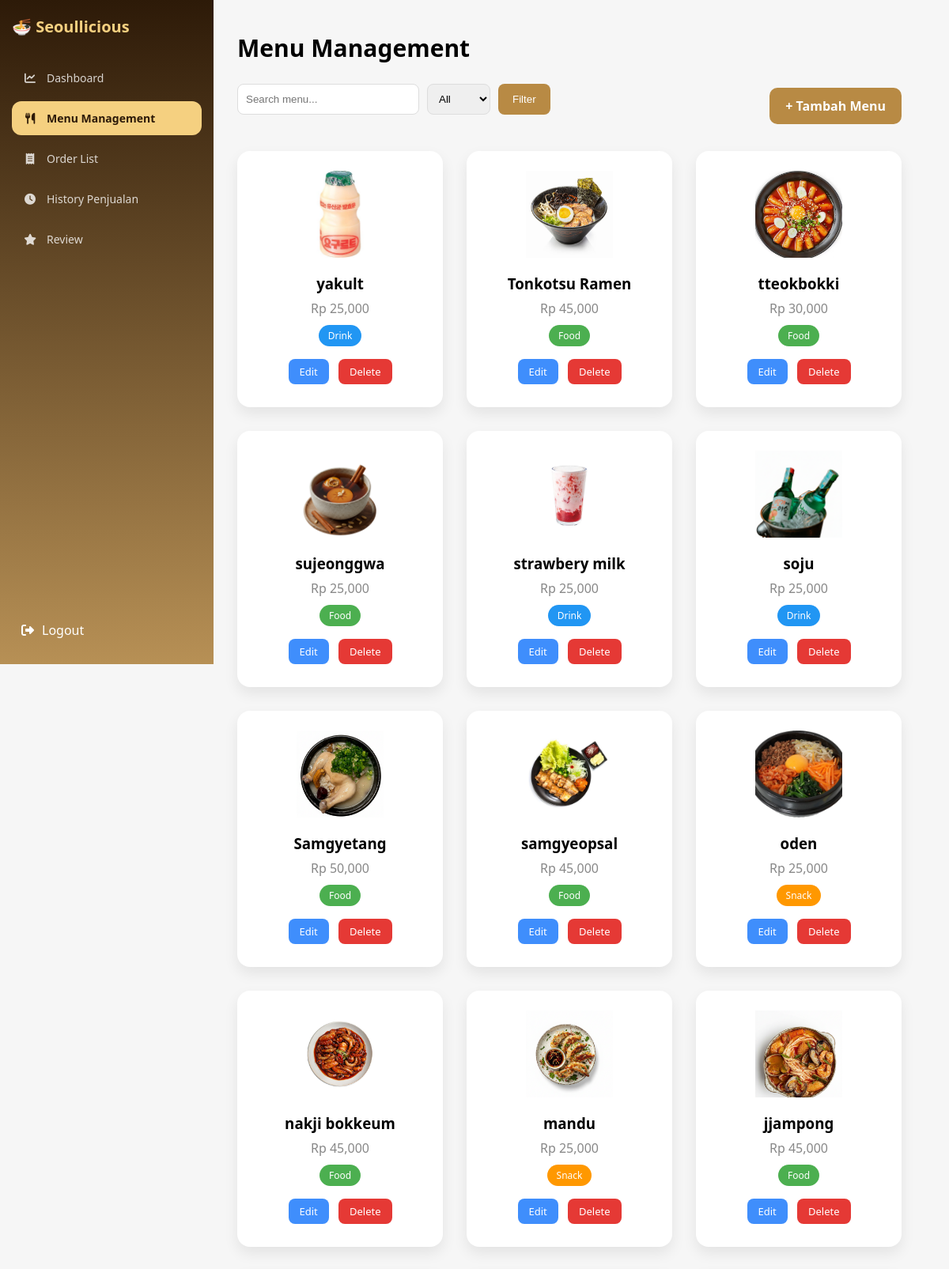
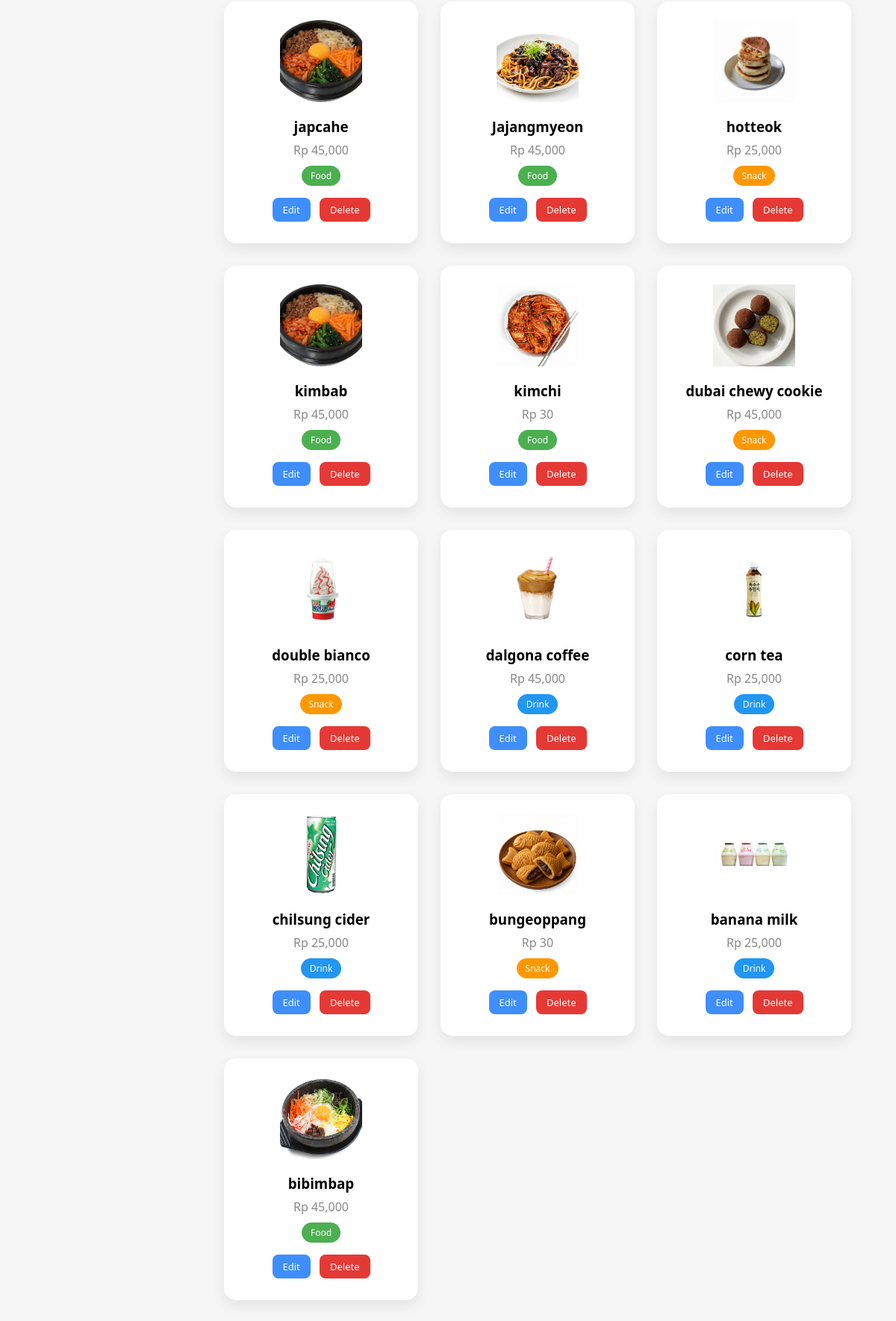
/admin/menu.php, run on the app's committed database (2 pictures, top to bottom).
### tables this page shows
CREATE TABLE `menu` (
  `id_menu` int(11) NOT NULL,
  `nama_menu` varchar(100) DEFAULT NULL,
  `kategori` varchar(50) DEFAULT NULL,
  `harga` int(11) DEFAULT NULL,
  `gambar` varchar(255) DEFAULT NULL
);

### admin/menu.php (the view, shortened to what this page needs)
<?php
include "../config/koneksi.php";
include "../admin/sidebar.php";
$search = $_GET['search'] ?? "";
$sql = "SELECT * FROM menu WHERE nama_menu LIKE '%$search%'";
$menu = mysqli_query($koneksi,$sql);
?>
<!DOCTYPE html>
<html>
<head>
</head>
<body>
<div class="main">
<div class="title">Menu Management</div>
<div class="top-bar">
<form method="GET" class="search-area">
<input type="text" name="search" placeholder="Search menu..."
value="<?php echo $search ?>">
<select name="kategori">
<option value="all">All</option>
</select>
<button>Filter</button>
</form>
<a class="btn-add" href="tambah_menu.php">
+ Tambah Menu
</a>
</div>
<div class="menu-grid">
<?php while($m=mysqli_fetch_assoc($menu)){ ?>
<div class="card">
<?php
$gambar = "../assets/".$m['gambar'];
if($m['gambar'] != "" && file_exists($gambar)){
    echo "<img src='../assets/".$m['gambar']."'>";
}else{
    echo "<img src='../assets/food.jpg'>";
}
?>
<h3><?php echo $m['nama_menu']; ?></h3>
<div class="price">
Rp <?php echo number_format($m['harga']); ?>
</div>
<span class="badge <?php echo $m['kategori']; ?>">
<?php echo ucfirst($m['kategori']); ?>
</span>
<br>
<a class="btn edit"
href="edit_menu.php?id=<?php echo $m['id_menu']; ?>">
Edit
</a>
<a class="btn delete"
onclick="return confirm('Hapus menu ini?')"
href="hapus_menu.php?id=<?php echo $m['id_menu']; ?>">
Delete
</a>
</div>
<?php } ?>
</div>
</div>
</body>
</html>

### admin/sidebar.php (shortened to what this page needs)
<?php
$current = basename($_SERVER['PHP_SELF']);
?>
<link rel="stylesheet" href="https://cdnjs.cloudflare.com/ajax/libs/font-awesome/6.5.0/css/all.min.css">
<div class="sidebar">
  <div class="logo">
    🍜 Seoullicious
  </div>
  <div class="menu">
    <a href="dashboard.php" class="<?= $current=='dashboard.php'?'active':'' ?>">
      <i class="fa fa-chart-line"></i> Dashboard
    </a>
    <a href="menu.php" class="<?= $current=='menu.php'?'active':'' ?>">
      <i class="fa fa-utensils"></i> Menu Management
    </a>
    <a href="order_list.php" class="<?= $current=='order_list.php'?'active':'' ?>">
      <i class="fa fa-receipt"></i> Order List
    </a>
    <a href="history.php" class="<?= $current=='history.php'?'active':'' ?>">
      <i class="fa fa-clock"></i> History Penjualan
    </a>
    <a href="review.php" class="nav-item"><i class="fas fa-star"></i> Review</a>
  </div>
  <div class="bottom">
    <a href="../auth/logout.php">
      <i class="fa fa-right-from-bracket"></i> Logout
    </a>
  </div>
</div>

### admin/sidebar.php (style rules this page uses)
body { margin:0; }
.sidebar { width:240px; height:100vh; background:linear-gradient(180deg,#2d1a08,#b79055); color:white; position:fixed; left:0; top:0; display:flex; flex-direction:column; padding:20px 15px; z-index:9999; }
.logo { font-size:20px; font-weight:800; color:#f5d080; margin-bottom:30px; }
.menu { display:flex; flex-direction:column; gap:8px; }
.menu a { display:flex; align-items:center; gap:12px; padding:12px 14px; border-radius:12px; text-decoration:none; color:rgba(255,255,255,0.8); transition:0.2s; font-size:14px; }
.menu a.active { background:#f5d080; color:#2d1a08; font-weight:600; }
.menu i { width:18px; text-align:center; }
.bottom { margin-top:auto; }
.bottom a { display:flex; align-items:center; gap:10px; padding:12px; border-radius:10px; color:white; text-decoration:none; }

### admin/menu.php (style rules this page uses)
body { margin:0; font-family:'Segoe UI',sans-serif; background:#f6f6f6; }
.main { margin-left:240px; padding:40px 60px; }
.title { font-size:30px; font-weight:700; margin-bottom:25px; }
.top-bar { display:flex; justify-content:space-between; align-items:center; margin-bottom:30px; }
.search-area { display:flex; gap:10px; }
.search-area input { padding:10px; border-radius:8px; border:1px solid #ddd; width:230px; }
.search-area select { padding:10px; border-radius:8px; border:1px solid #ddd; }
.search-area button { padding:10px 18px; border:none; background:#b88a44; color:white; border-radius:8px; cursor:pointer; }
.btn-add { background:#b88a44; padding:12px 20px; border-radius:10px; color:white; text-decoration:none; font-weight:600; }
.menu-grid { display:grid; grid-template-columns:repeat(auto-fill,minmax(240px,1fr)); gap:30px; }
.card { background:white; border-radius:16px; padding:25px; text-align:center; box-shadow:0 8px 18px rgba(0,0,0,0.08); transition:0.3s; }
.card img { width:110px; height:110px; object-fit:cover; margin-bottom:12px; }
.card h3 { margin:8px 0; }
.price { color:#888; margin-bottom:10px; }
.badge { padding:5px 12px; border-radius:20px; font-size:12px; color:white; display:inline-block; margin-bottom:12px; }
.food { background:#4CAF50; }
.drink { background:#2196F3; }
.snack { background:#FF9800; }
.btn { padding:7px 14px; border-radius:8px; font-size:13px; text-decoration:none; margin:4px; display:inline-block; }
.edit { background:#3f8efc; color:white; }
.delete { background:#e53935; color:white; }

### data on the page
menu: gambar (picture), nama_menu "yakult", harga "25,000", kategori "Drink"
menu: gambar (picture), nama_menu "Tonkotsu Ramen", harga "45,000", kategori "Food"
menu: gambar (picture), nama_menu "tteokbokki", harga "30,000", kategori "Food"
menu: gambar (picture), nama_menu "sujeonggwa", harga "25,000", kategori "Food"
menu: gambar (picture), nama_menu "strawbery milk", harga "25,000", kategori "Drink"
menu: gambar (picture), nama_menu "soju", harga "25,000", kategori "Drink"
menu: gambar (picture), nama_menu "Samgyetang", harga "50,000", kategori "Food"
menu: gambar (picture), nama_menu "samgyeopsal", harga "45,000", kategori "Food"
menu: nama_menu "oden", harga "25,000", kategori "Snack"
menu: gambar (picture), nama_menu "nakji bokkeum", harga "45,000", kategori "Food"
menu: gambar (picture), nama_menu "mandu", harga "25,000", kategori "Snack"
menu: gambar (picture), nama_menu "jjampong", harga "45,000", kategori "Food"
menu: nama_menu "japcahe", harga "45,000", kategori "Food"
menu: gambar (picture), nama_menu "Jajangmyeon", harga "45,000", kategori "Food"
menu: gambar (picture), nama_menu "hotteok", harga "25,000", kategori "Snack"
menu: nama_menu "kimbab", harga "45,000", kategori "Food"
menu: gambar (picture), nama_menu "kimchi", harga "30", kategori "Food"
menu: gambar (picture), nama_menu "dubai chewy cookie", harga "45,000", kategori "Snack"
menu: gambar (picture), nama_menu "double bianco", harga "25,000", kategori "Snack"
menu: gambar (picture), nama_menu "dalgona coffee", harga "45,000", kategori "Drink"
menu: gambar (picture), nama_menu "corn tea", harga "25,000", kategori "Drink"
menu: gambar (picture), nama_menu "chilsung cider", harga "25,000", kategori "Drink"
menu: gambar (picture), nama_menu "bungeoppang", harga "30", kategori "Snack"
menu: gambar (picture), nama_menu "banana milk", harga "25,000", kategori "Drink"
menu: gambar (picture), nama_menu "bibimbap", harga "45,000", kategori "Food"
